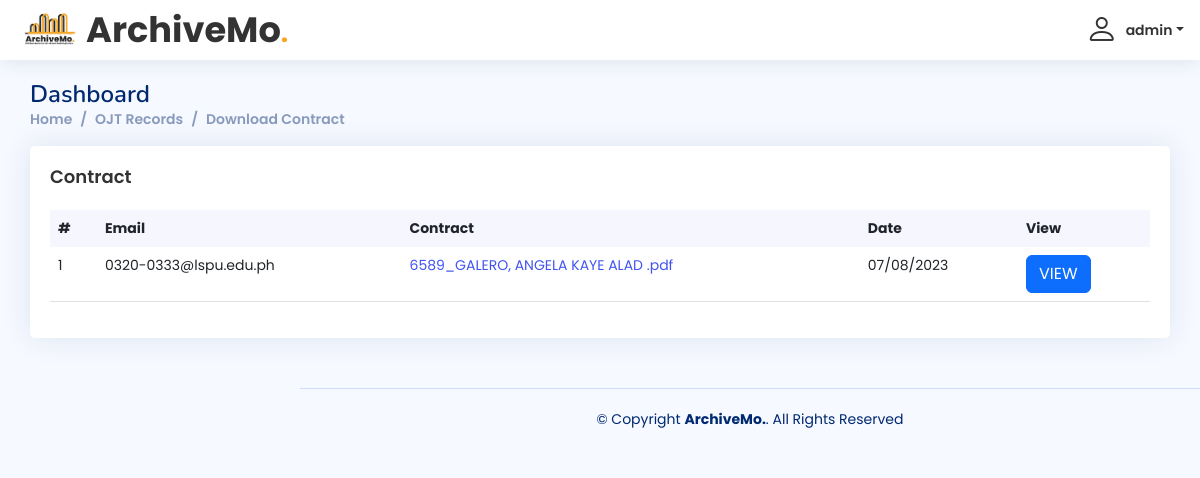
The page /admin/contract-dashboard.php (signed in) on the database as committed earlier.
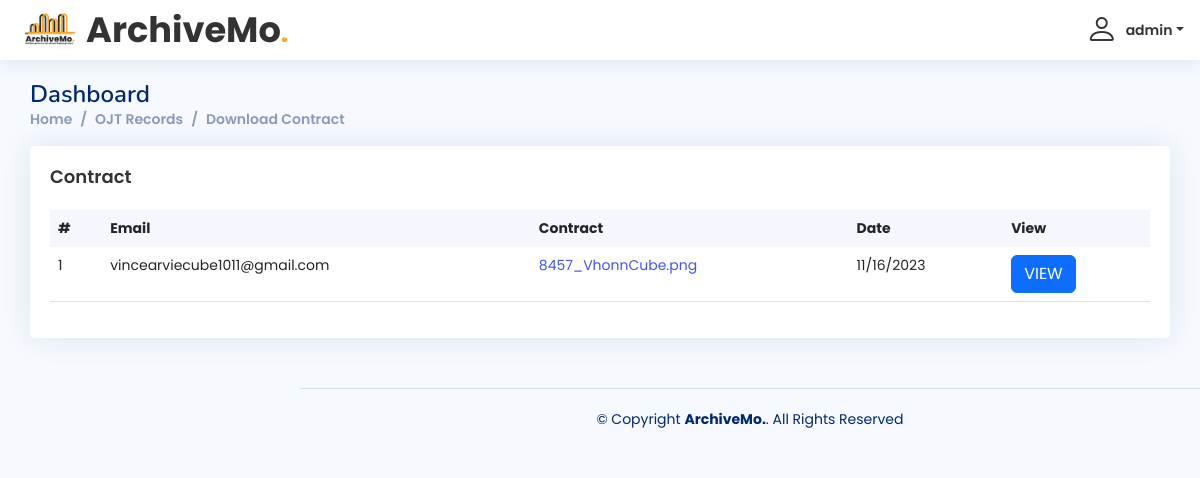
The same page on the database as committed later.
### tables this page shows
CREATE TABLE `contract` (
  `id` int(11) NOT NULL,
  `email` text NOT NULL,
  `contract` text NOT NULL,
  `date` text NOT NULL
);

### admin/contract-dashboard.php (the view, shortened to what this page needs)
<?php
include 'dbconn.php';
?>
<!DOCTYPE html>
<html lang="en">
<head>
  <link href="assets/vendor/bootstrap/css/bootstrap.min.css" rel="stylesheet">
  <link href="assets/vendor/bootstrap-icons/bootstrap-icons.css" rel="stylesheet">
  <link href="assets/vendor/boxicons/css/boxicons.min.css" rel="stylesheet">
  <link href="assets/vendor/quill/quill.snow.css" rel="stylesheet">
  <link href="assets/vendor/quill/quill.bubble.css" rel="stylesheet">
  <link href="assets/vendor/remixicon/remixicon.css" rel="stylesheet">
  <link href="assets/vendor/simple-datatables/style.css" rel="stylesheet">
  <link href="assets/css/style.css" rel="stylesheet">
</head>
<body>
  <header id="header" class="header fixed-top d-flex align-items-center">
    <div class="d-flex align-items-center justify-content-between">
      <a href="admin-index.php" class="logo d-flex align-items-center">
        <img src="img/logo3.png" alt="" style="width: auto; height: 60px">
        <span class="logo-name">ArchiveMo<span style="color: #F5A623; font-family: Poppins, sans-serif">.</span></span>
      </a>
    </div>
    <nav class="header-nav ms-auto">
      <ul class="d-flex align-items-center">
        <li class="nav-item dropdown pe-3">
          <a class="nav-link nav-profile d-flex align-items-center pe-0" href="#" data-bs-toggle="dropdown">
            <?php
            $email = $_SESSION['useremail'];
            $result = mysqli_query($conn, "SELECT * FROM admin WHERE username ='$email'");
            while ($row = mysqli_fetch_array($result)) {
            ?>
              <i class="bi bi-person" style="font-size: 2rem;"></i>
              <span class="d-none d-md-block dropdown-toggle ps-2"><?php echo $row["username"]; ?></span>
          </a>
            <?php
            }
            ?>
        </li>
      </ul>
    </nav>
  </header>
  <main id="main" class="main" style="margin-left: 0;">
    <div class="pagetitle">
      <h1>Dashboard</h1>
      <nav>
        <ol class="breadcrumb">
          <li class="breadcrumb-item"><a href="admin-index.php">Home</a></li>
          <li class="breadcrumb-item active"><a href="ojt-dashboard.php">OJT Records</a></li>
          <li class="breadcrumb-item">Download Contract</li>
        </ol>
      </nav>
    </div>
    <section class="section dashboard">
      <div class="row">
        <div class="col-12">
          <div class="card recent-sales overflow-auto">
            <div class="card-body">
              <h5 class="card-title">Contract</h5>
              <table class="table datatable">
                <thead>
                  <tr>
                    <th>#</th>
                    <th>Email</th>
                    <th>Contract</th>
                    <th>Date</th>
                    <th>View</th>
                  </tr>
                </thead>
                <tbody>
                  <?php
                  $result = mysqli_query($conn, "SELECT * FROM contract");
                  while ($row = mysqli_fetch_array($result)) {
                  ?>
                    <tr>
                      <td scope="row"><?php echo $row["id"]; ?></td>
                      <td scope="row"><?php echo $row["email"]; ?></td>
                      <td><a href="?id=<?php echo $row['id']; ?>"><?php echo $row['contract']; ?></td>
                      <td scope="row"><?php echo $row["date"]; ?></td>
                      <td><a href="javascript:void(0);" class="btn btn-primary viewmodal" data-id="<?php echo $row['id']; ?>" data-contract="<?php echo $row['contract']; ?>">VIEW</a></td>
                    </tr>
                  <?php
                  }
                  ?>
                </tbody>
              </table>
            </div>
          </div>
        </div>
      </div>
    </section>
  </main>
  <footer id="footer" class="footer">
    <div class="copyright">
      &copy; Copyright <strong><span>ArchiveMo.</span></strong>. All Rights Reserved
    </div>
  </footer>
</body>
</html>

Rows that differ between the two databases and show on the page:
changed contract id 1: email "0320-0333@lspu.edu.ph" → "vincearviecube1011@gmail.com"; contract "6589_GALERO, ANGELA KAYE ALAD .pdf" → "8457_VhonnCube.png"; date "07/08/2023" → "11/16/2023"
